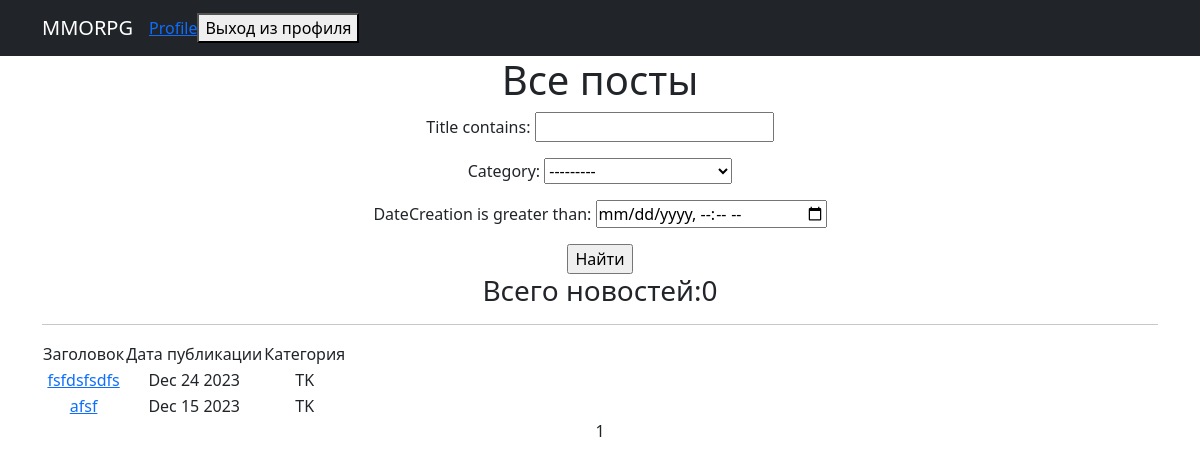
/posts/, run on an earlier commit of the app's database.
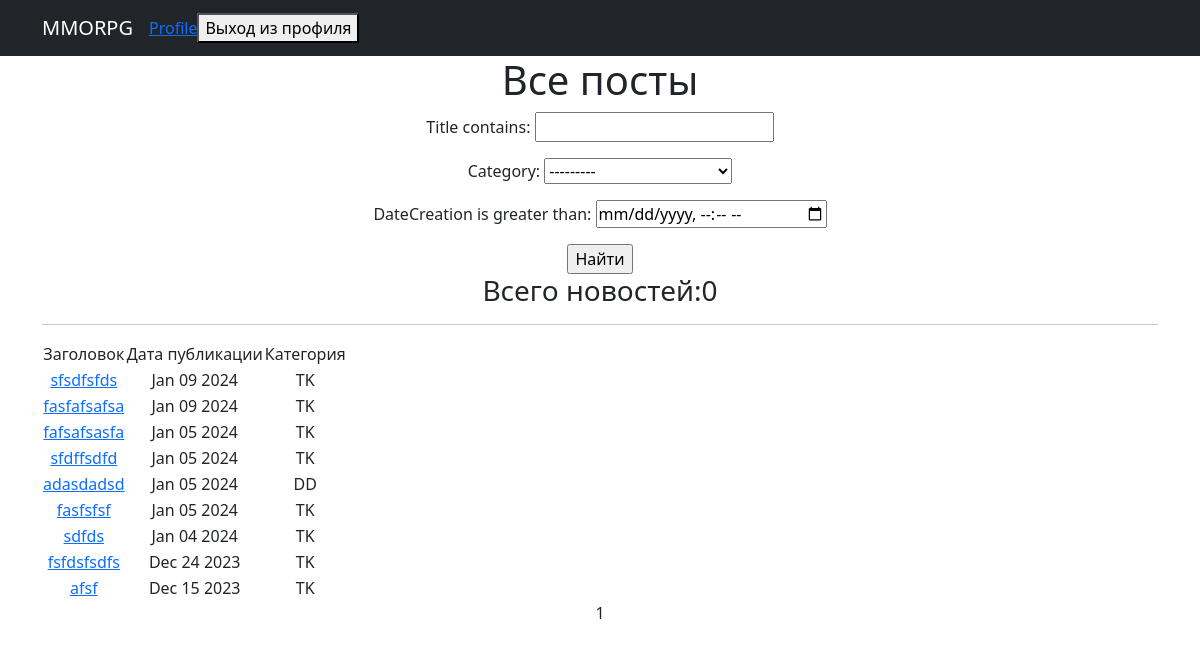
And on a later commit of the database.
### simpleapp/models.py (models this page shows, shortened)
class Post(models.Model):
    tanks = 'TK'
    heals = 'HL'
    damage_dealers = 'DD'
    vendors = 'VD'
    guildmasters = 'GM'
    quest_giver = 'QG'
    smiths = 'SM'
    skinners = 'SK'
    potion_masters = 'PM'
    enchanters = 'EH'
    CATEGORY_CHOICES = (
        (tanks,'Танки'),(heals,'Хилы'),(damage_dealers,'Дамагеры'),(vendors,'Торговцы'),(guildmasters,'Гильдмастера'),
        (quest_giver,'Квестгиверы'),(smiths,'Кузнецы'),(skinners,'Кожевники'),(potion_masters,'Зельевары'),(enchanters,'Мастера заклинаний')
    )
    author = models.ForeignKey(User,on_delete=models.CASCADE)
    text = RichTextField()
    category = models.CharField(max_length=2,choices=CATEGORY_CHOICES,default=tanks)
    dateCreation = models.DateTimeField(auto_now_add=True)
    title = models.CharField(max_length=128)

### simpleapp/views.py (the view)
# urls.py: path('',PostList.as_view(),name='posts'),
class PostList(ListView):
    raise_exception = True
    model = Post
    ordering = '-dateCreation'
    template_name = 'posts.html'
    context_object_name = 'posts'
    paginate_by = 10
    def get_context_data(self, **kwargs):
        context = super().get_context_data(**kwargs)
        context['filterset'] = self.filterset
        return context
    def get_queryset(self):
       queryset = super().get_queryset()
       self.filterset = PostFilter(self.request.GET, queryset)
       return self.filterset.qs

### templates/posts.html (shortened to what this page needs)
{% extends 'flatpages/default.html' %}
{% block content %}
    <h1>Все посты</h1>
    <form action="" method="get">
        {{ filterset.form.as_p }}
        <input type="submit" value="Найти" />
    </form>
    <h3>Всего новостей:{{ Posts|length }}</h3>
    <hr>
    {% if posts %}
        <table>
            <tr>
                <td>Заголовок</td>
                <td>Дата публикации</td>
                <td>Категория</td>
            </tr>
            {% for post in posts %}
            <tr>
                <td><a href="{% url 'post_detail' pk=post.id %}">{{ post.title }}</a></td>
                <td>{{ post.dateCreation|date:'M d Y' }}</td>
                <td>{{post.category}}</td>
                <td>
                </td>
            </tr>
            {% endfor %}
        </table>
    {% else %}
        <h2> Постов нет <h2>
    {% endif %}
    {{ page_obj.number }}
{% endblock content%}

What changed in the data, as far as the page shows it:
added Post: title "sfsdfsfds", dateCreation "Jan 09 2024", category "TK"
added Post: title "fasfafsafsa", dateCreation "Jan 09 2024", category "TK"
added Post: title "fafsafsasfa", dateCreation "Jan 05 2024", category "TK"
added Post: title "sfdffsdfd", dateCreation "Jan 05 2024", category "TK"
added Post: title "adasdadsd", dateCreation "Jan 05 2024", category "DD"
added Post: title "fasfsfsf", dateCreation "Jan 05 2024", category "TK"
added Post: title "sdfds", dateCreation "Jan 04 2024", category "TK"
